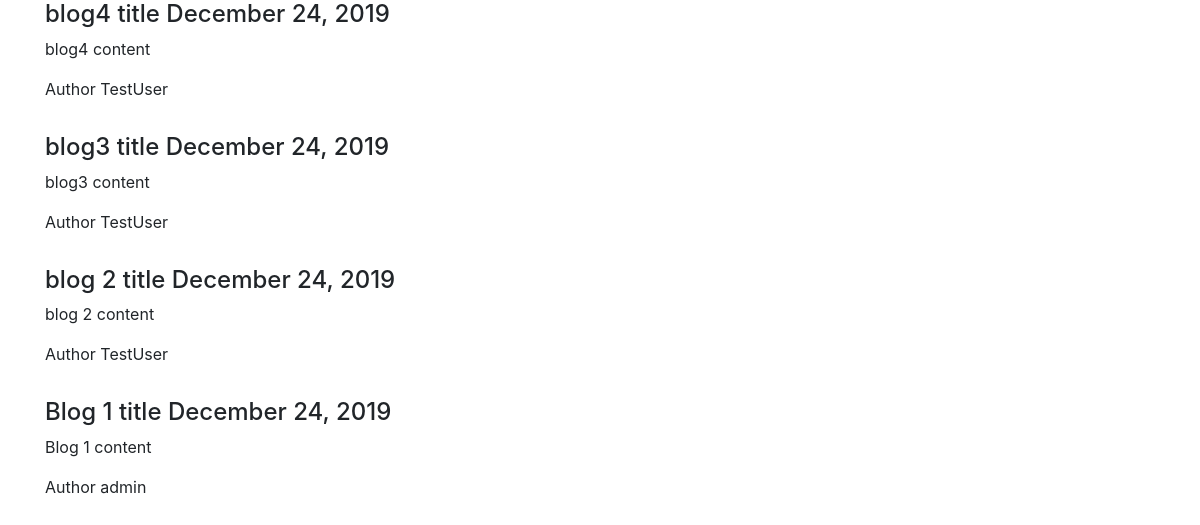
The page / on the database its author committed.
### blog/models.py (models this page shows, shortened)
class Post(models.Model):
    title = models.CharField(max_length=100)
    content = models.TextField()
    date_posted = models.DateTimeField(default=timezone.now)
    author = models.ForeignKey(User, on_delete=models.CASCADE)

### blog/views.py (the view)
# urls.py: path('', PostsListView.as_view(), name='blog-home'),
class PostsListView(ListView):
    model = Post
    context_object_name = 'posts'
    template_name = 'index.html'
    ordering = ("-date_posted")

### blog/templates/index.html
{% extends "layout.html" %}
{% block content %}
    {% for post in posts %}
        <h4>{{post.title}} <span>{{post.date_posted|date:"F d, Y"}}</span></h4>
        <p>{{ post.content }}</p>
        <label>Author</label>  {{post.author.username}}
        <br /><br />
    {% endfor %}
{% endblock %}

### blog/templates/layout.html (shortened to what this page needs)
<!doctype html>
<html lang="en">
  <head>
    <link rel="stylesheet" href="https://stackpath.bootstrapcdn.com/bootstrap/4.4.1/css/bootstrap.min.css">
  </head>
  <body>
      <div class="container">
            {% block content %}
            {% endblock %}
      </div>
  </body>
</html>

### rows shown on the page
Post: title "blog4 title", date_posted "December 24, 2019", content "blog4 content", author.username "TestUser"
Post: title "blog3 title", date_posted "December 24, 2019", content "blog3 content", author.username "TestUser"
Post: title "blog 2 title", date_posted "December 24, 2019", content "blog 2 content", author.username "TestUser"
Post: title "Blog 1 title", date_posted "December 24, 2019", content "Blog 1 content", author.username "admin"
